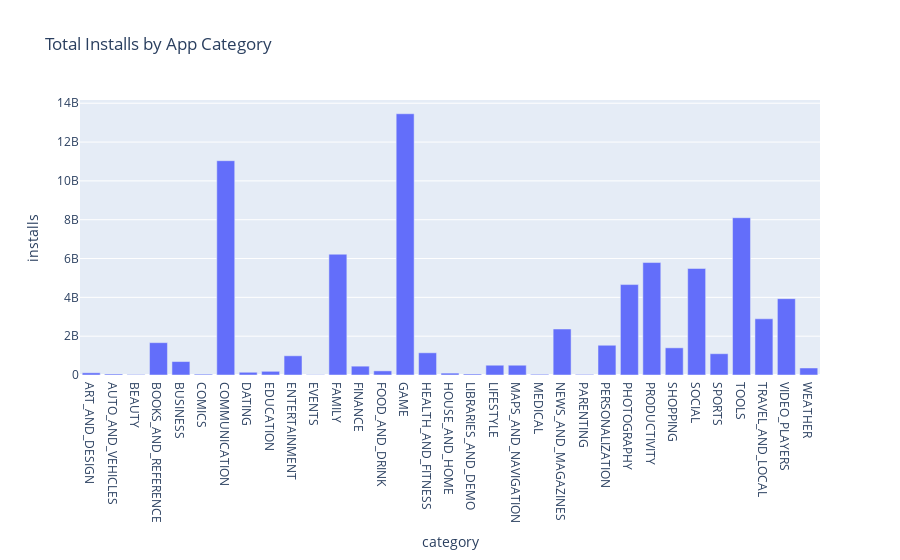

Notebook code for this chart:
### Code cell
category_installs = app_data.groupby('category').agg({'installs':'sum'}).reset_index()
px.bar(category_installs, 
       x='category', 
       y='installs',
       title='Total Installs by App Category')

### Figure 1 — Plotly figure (JSON) as saved in the notebook; plotly's stock layout.template omitted (floating-point values rounded to 4 significant figures)
{"data": [{"hovertemplate": "category=%{x}<br>installs=%{y}<extra></extra>", "legendgroup": "", "marker": {"color": "#636efa", "pattern": {"shape": ""}}, "name": "", "orientation": "v", "showlegend": false, "textposition": "auto", "type": "bar", "x": ["ART_AND_DESIGN", "AUTO_AND_VEHICLES", "BEAUTY", "BOOKS_AND_REFERENCE", "BUSINESS", "COMICS", "COMMUNICATION", "DATING", "EDUCATION", "ENTERTAINMENT", "EVENTS", "FAMILY", "FINANCE", "FOOD_AND_DRINK", "GAME", "HEALTH_AND_FITNESS", "HOUSE_AND_HOME", "LIBRARIES_AND_DEMO", "LIFESTYLE", "MAPS_AND_NAVIGATION", "MEDICAL", "NEWS_AND_MAGAZINES", "PARENTING", "PERSONALIZATION", "PHOTOGRAPHY", "PRODUCTIVITY", "SHOPPING", "SOCIAL", "SPORTS", "TOOLS", "TRAVEL_AND_LOCAL", "VIDEO_PLAYERS", "WEATHER"], "xaxis": "x", "y": [113238100, 53130211, 27197050, 1665969576, 692164865, 44981150, 11039276251, 140925107, 189952000, 989660000, 15973161, 6221541505, 455348734, 211798751, 13457924415, 1144022512, 97202461, 52995910, 503823539, 503281890, 38203077, 2369217760, 31521110, 1532494782, 4658147655, 5793091369, 1400348785, 5487867902, 1096474498, 8102771915, 2894887146, 3931902720, 361100520], "yaxis": "y"}], "layout": {"barmode": "relative", "legend": {"tracegroupgap": 0}, "title": {"text": "Total Installs by App Category"}, "xaxis": {"anchor": "y", "domain": [0, 1], "title": {"text": "category"}}, "yaxis": {"anchor": "x", "domain": [0, 1], "title": {"text": "installs"}}}}
